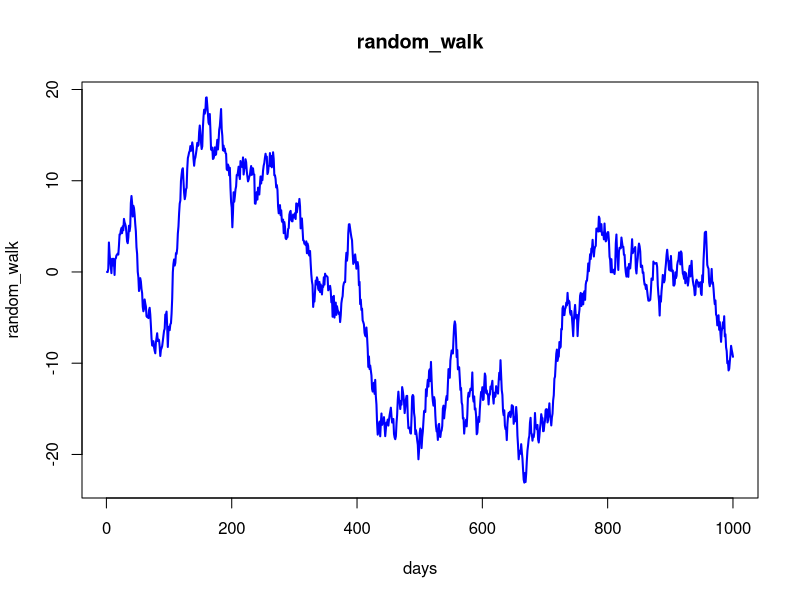
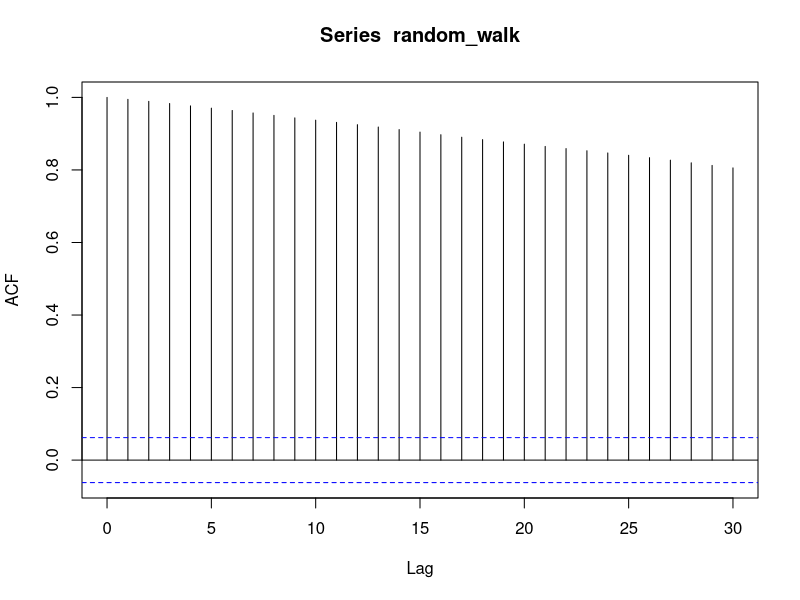
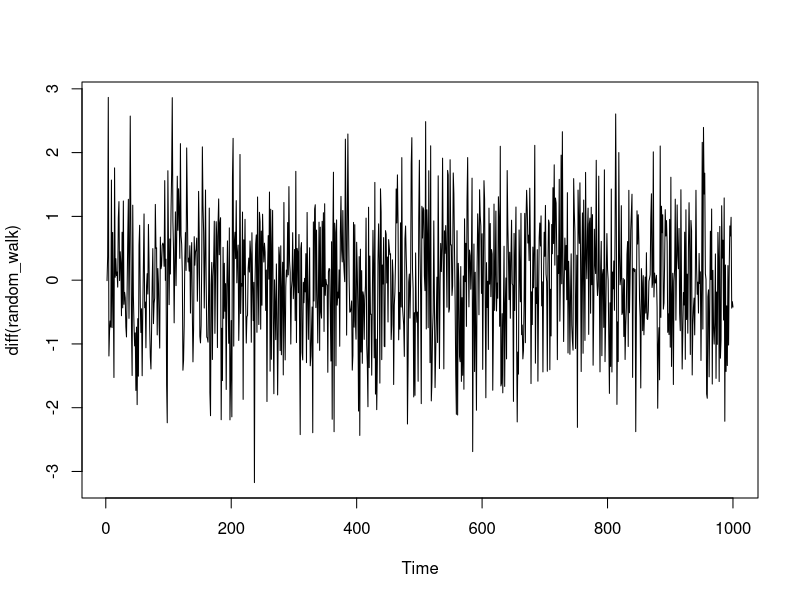
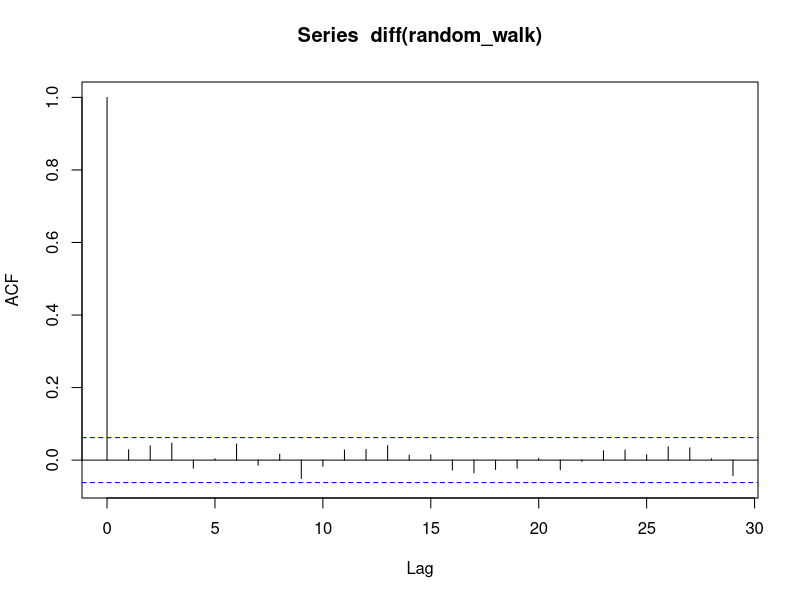

The R source for these figures, in order:
x = NULL
x[1] = 0
for (i in 2:1000){
	x[i] = x[i-1]+rnorm(1)
}

# create time series
random_walk = ts(x)

plot(random_walk, main="random_walk", xlab = "days", col="blue", lwd=2)
acf(random_walk)
# high correlation, no stationality


# removing the trend
plot(diff(random_walk))
# a white noisd, pure random process
acf(diff(random_walk))